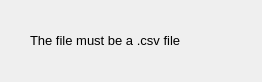
<?xml version="1.0" encoding="UTF-8"?>
<ui version="4.0">
 <class>Dialog</class>
 <widget class="QDialog" name="Dialog">
  <property name="geometry">
   <rect>
    <x>0</x>
    <y>0</y>
    <width>262</width>
    <height>82</height>
   </rect>
  </property>
  <property name="windowTitle">
   <string>Error</string>
  </property>
  <widget class="QLabel" name="label">
   <property name="geometry">
    <rect>
     <x>30</x>
     <y>20</y>
     <width>331</width>
     <height>41</height>
    </rect>
   </property>
   <property name="font">
    <font>
     <pointsize>10</pointsize>
    </font>
   </property>
   <property name="text">
    <string>The file must be a .csv file</string>
   </property>
  </widget>
 </widget>
 <resources/>
 <connections/>
</ui>
